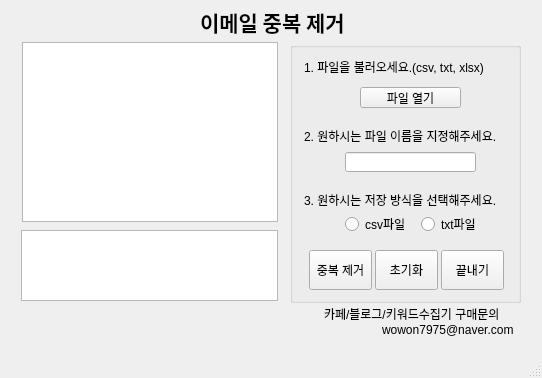
<?xml version="1.0" encoding="UTF-8"?>
<ui version="4.0">
 <class>mywindow</class>
 <widget class="QMainWindow" name="mywindow">
  <property name="windowModality">
   <enum>Qt::NonModal</enum>
  </property>
  <property name="geometry">
   <rect>
    <x>0</x>
    <y>0</y>
    <width>542</width>
    <height>378</height>
   </rect>
  </property>
  <property name="sizePolicy">
   <sizepolicy hsizetype="Preferred" vsizetype="Preferred">
    <horstretch>0</horstretch>
    <verstretch>0</verstretch>
   </sizepolicy>
  </property>
  <property name="baseSize">
   <size>
    <width>0</width>
    <height>0</height>
   </size>
  </property>
  <property name="cursor">
   <cursorShape>ArrowCursor</cursorShape>
  </property>
  <property name="windowTitle">
   <string>이메일 중복제거기</string>
  </property>
  <widget class="QWidget" name="centralwidget">
   <widget class="QPushButton" name="pushButton1">
    <property name="geometry">
     <rect>
      <x>309</x>
      <y>250</y>
      <width>63</width>
      <height>40</height>
     </rect>
    </property>
    <property name="text">
     <string>중복 제거</string>
    </property>
   </widget>
   <widget class="QLabel" name="label_2">
    <property name="geometry">
     <rect>
      <x>304</x>
      <y>59</y>
      <width>221</width>
      <height>16</height>
     </rect>
    </property>
    <property name="text">
     <string>1. 파일을 불러오세요.(csv, txt, xlsx) </string>
    </property>
   </widget>
   <widget class="QPushButton" name="pushButton3">
    <property name="geometry">
     <rect>
      <x>441</x>
      <y>250</y>
      <width>63</width>
      <height>40</height>
     </rect>
    </property>
    <property name="text">
     <string>끝내기</string>
    </property>
   </widget>
   <widget class="QLabel" name="label_5">
    <property name="geometry">
     <rect>
      <x>304</x>
      <y>126</y>
      <width>221</width>
      <height>20</height>
     </rect>
    </property>
    <property name="text">
     <string>2. 원하시는 파일 이름을 지정해주세요.</string>
    </property>
   </widget>
   <widget class="QLabel" name="label_9">
    <property name="geometry">
     <rect>
      <x>324</x>
      <y>304</y>
      <width>201</width>
      <height>20</height>
     </rect>
    </property>
    <property name="text">
     <string>카페/블로그/키워드수집기 구매문의</string>
    </property>
   </widget>
   <widget class="QPushButton" name="pushButton0">
    <property name="geometry">
     <rect>
      <x>360</x>
      <y>87</y>
      <width>101</width>
      <height>21</height>
     </rect>
    </property>
    <property name="text">
     <string>파일 열기</string>
    </property>
   </widget>
   <widget class="QLabel" name="label_12">
    <property name="geometry">
     <rect>
      <x>382</x>
      <y>320</y>
      <width>141</width>
      <height>20</height>
     </rect>
    </property>
    <property name="text">
     <string>wowon7975@naver.com</string>
    </property>
   </widget>
   <widget class="QLabel" name="label">
    <property name="geometry">
     <rect>
      <x>200</x>
      <y>6</y>
      <width>171</width>
      <height>31</height>
     </rect>
    </property>
    <property name="font">
     <font>
      <family>굴림</family>
      <pointsize>16</pointsize>
      <weight>75</weight>
      <bold>true</bold>
     </font>
    </property>
    <property name="text">
     <string>이메일 중복 제거</string>
    </property>
   </widget>
   <widget class="QGroupBox" name="groupBox">
    <property name="geometry">
     <rect>
      <x>290</x>
      <y>42</y>
      <width>231</width>
      <height>261</height>
     </rect>
    </property>
    <property name="title">
     <string/>
    </property>
    <widget class="QLineEdit" name="lineEdit">
     <property name="geometry">
      <rect>
       <x>55</x>
       <y>110</y>
       <width>131</width>
       <height>20</height>
      </rect>
     </property>
    </widget>
    <widget class="QRadioButton" name="radio1">
     <property name="geometry">
      <rect>
       <x>55</x>
       <y>174</y>
       <width>90</width>
       <height>16</height>
      </rect>
     </property>
     <property name="text">
      <string>csv파일</string>
     </property>
    </widget>
    <widget class="QRadioButton" name="radio2">
     <property name="geometry">
      <rect>
       <x>131</x>
       <y>174</y>
       <width>101</width>
       <height>16</height>
      </rect>
     </property>
     <property name="text">
      <string>txt파일</string>
     </property>
    </widget>
   </widget>
   <widget class="QLabel" name="label_6">
    <property name="geometry">
     <rect>
      <x>304</x>
      <y>190</y>
      <width>211</width>
      <height>20</height>
     </rect>
    </property>
    <property name="text">
     <string>3. 원하시는 저장 방식을 선택해주세요.</string>
    </property>
   </widget>
   <widget class="QListWidget" name="listWidget">
    <property name="geometry">
     <rect>
      <x>22</x>
      <y>42</y>
      <width>256</width>
      <height>180</height>
     </rect>
    </property>
   </widget>
   <widget class="QListWidget" name="listWidget2">
    <property name="geometry">
     <rect>
      <x>21</x>
      <y>230</y>
      <width>257</width>
      <height>71</height>
     </rect>
    </property>
    <item>
     <property name="text">
      <string/>
     </property>
     <property name="textAlignment">
      <set>AlignCenter</set>
     </property>
    </item>
    <item>
     <property name="text">
      <string/>
     </property>
     <property name="textAlignment">
      <set>AlignCenter</set>
     </property>
    </item>
    <item>
     <property name="text">
      <string/>
     </property>
     <property name="font">
      <font>
       <pointsize>9</pointsize>
       <weight>75</weight>
       <bold>true</bold>
      </font>
     </property>
     <property name="textAlignment">
      <set>AlignCenter</set>
     </property>
    </item>
   </widget>
   <widget class="QPushButton" name="pushButton2">
    <property name="geometry">
     <rect>
      <x>375</x>
      <y>250</y>
      <width>63</width>
      <height>40</height>
     </rect>
    </property>
    <property name="text">
     <string>초기화</string>
    </property>
   </widget>
   <zorder>groupBox</zorder>
   <zorder>pushButton1</zorder>
   <zorder>label_2</zorder>
   <zorder>pushButton3</zorder>
   <zorder>label_5</zorder>
   <zorder>label_9</zorder>
   <zorder>pushButton0</zorder>
   <zorder>label_12</zorder>
   <zorder>label</zorder>
   <zorder>label_6</zorder>
   <zorder>listWidget</zorder>
   <zorder>listWidget2</zorder>
   <zorder>pushButton2</zorder>
  </widget>
  <widget class="QMenuBar" name="menubar">
   <property name="geometry">
    <rect>
     <x>0</x>
     <y>0</y>
     <width>542</width>
     <height>21</height>
    </rect>
   </property>
  </widget>
  <widget class="QStatusBar" name="statusbar"/>
 </widget>
 <resources/>
 <connections/>
</ui>
